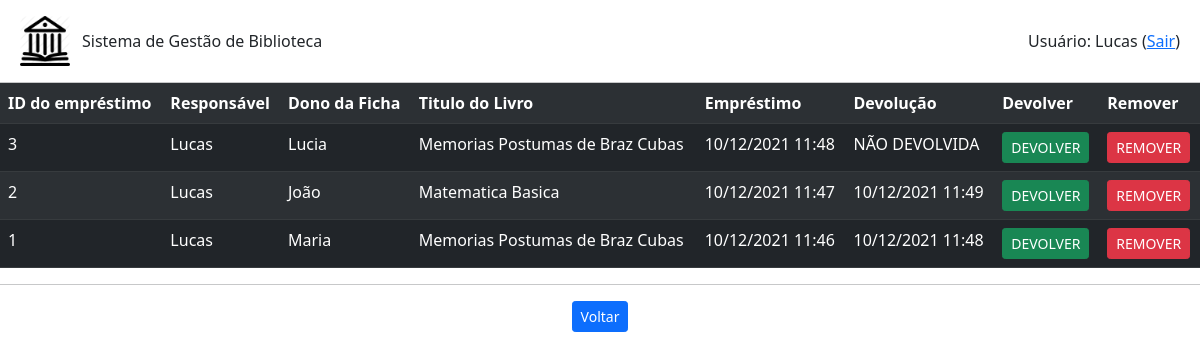
/livro/emprestimo/listar (signed in), run on an earlier commit of the app's database.
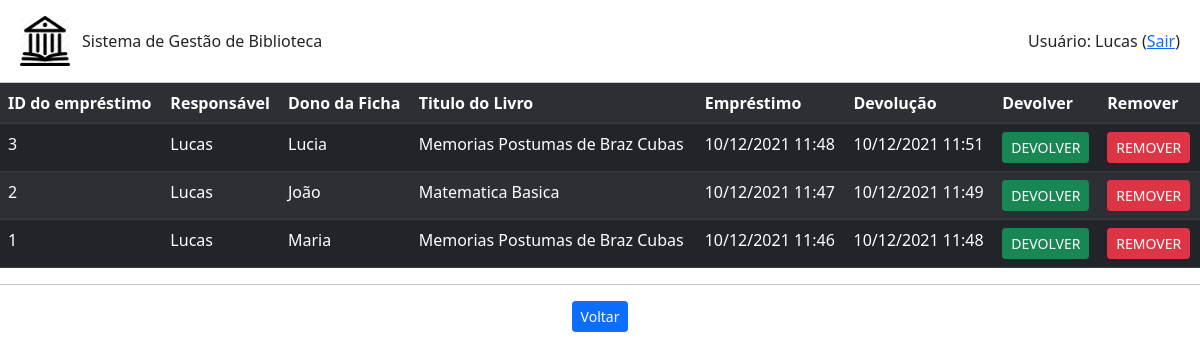
And on a later commit of the database.
### emprestimo.py (models this page shows)
class Emprestimo(db.Model):
    id = db.Column(db.Integer, primary_key=True)
    id_usuario = db.Column(db.Integer,db.ForeignKey('usuario.id'))
    id_livro = db.Column(db.Integer,db.ForeignKey('livro.id'))
    id_ficha = db.Column(db.Integer,db.ForeignKey('ficha.id'))
    data_emprestimo = db.Column(db.DateTime, unique=False, nullable=False)
    data_devolucao = db.Column(db.DateTime, unique=False, nullable=True)

### usuario.py (models this page shows)
class Usuario(db.Model):
    id = db.Column(db.Integer, primary_key=True)
    nome = db.Column(db.String(200), unique=False, nullable=False)
    username = db.Column(db.String(80), unique=True, nullable=False)
    email = db.Column(db.String(120), unique=True, nullable=False)
    telefone = db.Column(db.String(20),unique=False, nullable=False)
    senha = db.Column(db.String(80), unique=False, nullable=False)
    admin = db.Column(db.Boolean(), default=False)
    emprestimo = db.relationship('Emprestimo', backref='usuario', lazy=True)

### ficha.py (models this page shows)
class Ficha(db.Model):
    id = db.Column(db.Integer, primary_key=True)
    nome = db.Column(db.String(200), unique=False, nullable=False)
    cpf = db.Column(db.String(20), unique=True, nullable=False)
    email = db.Column(db.String(120), unique=True, nullable=False)
    emprestimo = db.relationship('Emprestimo', backref='ficha', lazy=True)

### livro.py (models this page shows)
class Livro(db.Model):
    id = db.Column(db.Integer, primary_key=True)
    titulo = db.Column(db.String(200), unique=False, nullable=False)
    autor = db.Column(db.String(80), unique=False, nullable=False)
    genero = db.Column(db.String(120), unique=False, nullable=False)
    disponivel = db.Column(db.Boolean, default=True)
    emprestimo = db.relationship('Emprestimo', backref='livro', lazy=True)

### app.py (the view)
@app.route('/livro/emprestimo/listar')
def listar_emprestimos():
    if session.get('autenticado',False)==False:
        flash(u'Login necessário!', category='warning')
        return(redirect(url_for('login')))
    emprestimos = Emprestimo.query.order_by(Emprestimo.data_emprestimo.desc()).all()
    return(render_template('emprestimos.html', emprestimos=emprestimos))

### templates/emprestimos.html (shortened to what this page needs)
{% extends "base.html" %}
{% block conteudo %}
<table class="table table-dark table-striped">
    <tr>
        <th>ID do empréstimo</th>
        <th>Responsável</th>
        <th>Dono da Ficha</th>
        <th>Titulo do Livro</th>
        <th>Empréstimo</th>
        <th>Devolução</th>
        <th>Devolver</th>
        <th>Remover</th>
    </tr>
    {% for emprestimo in emprestimos %}
        <tr>
            <td>{{emprestimo.id}}</td>
            <td>{{emprestimo.usuario.nome}}</td>
            <td>{{emprestimo.ficha.nome}}</td>
            <td>{{emprestimo.livro.titulo}}</td>
            <td>{{emprestimo.data_emprestimo.strftime('%d/%m/%Y %H:%M')}}</td>
            {% if emprestimo.data_devolucao is not none %}
                <td>{{emprestimo.data_devolucao.strftime('%d/%m/%Y %H:%M')}}</td>
            {% else %}
                <td>NÃO DEVOLVIDA</td>
            {% endif %}
            <td>
                <a class="btn btn-success btn-sm" href="{{url_for('devolver_emprestimo',id_emprestimo=emprestimo.id)}}" role="button">DEVOLVER</a>
            </td>
            <td>
                <a class="btn btn-danger btn-sm" href="{{url_for('remover_emprestimo',id_emprestimo=emprestimo.id)}}" role="button">REMOVER</a>
            </td>
        </tr>
    {% endfor %}
</table>
<hr>
    <div class="row text-center">
        <div class="col mr-1">
            <a class="btn btn-primary btn-sm" href="{{url_for('root')}}" role="button">Voltar</a>
        </div>
    </div>
{% endblock %}

### templates/base.html (shortened to what this page needs)
<!DOCTYPE html>
<html>
    <head>
      <link href="https://cdn.jsdelivr.net/npm/bootstrap@5.1.3/dist/css/bootstrap.min.css" rel="stylesheet">
    </head>
  <body>
    <div class="row mx-0 mb-3 mt-3">
      <div class="col-md-auto ms-2 my-auto" style="width: 62px;">
          <img src="{{url_for('static', filename='Biblioteca_icon.png')}}" style="width: 50px; height: 50px;">
      </div>
      <div class="col my-auto" style="height: 100%;">
        Sistema de Gestão de Biblioteca
      </div>
      <div class="col text-end me-2 my-auto" style="height: 100%;">
        {% if session.get('autenticado',False)==False %}
          <a class="btn btn-primary" href="{{url_for('login')}}" role="button">Entrar</a>
        {% else %}
          Usuário: {{session.get('nome')}}
          (<a href="{{url_for('logout')}}">Sair</a>)
        {% endif %}
      </div>
    </div>
    <hr class="my-0">
    {% block conteudo %}
    {% endblock %}
  </body>
</html>

What changed in the data, as far as the page shows it:
changed Emprestimo "Lucia": data_devolucao (not shown) → "10/12/2021 11:51"; no longer shows "NÃO DEVOLVIDA"
